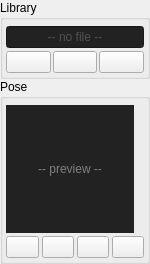
    <widget class="QWidget" name="menu" native="true">
     <property name="sizePolicy">
      <sizepolicy hsizetype="Fixed" vsizetype="Preferred">
       <horstretch>0</horstretch>
       <verstretch>0</verstretch>
      </sizepolicy>
     </property>
     <property name="minimumSize">
      <size>
       <width>136</width>
       <height>0</height>
      </size>
     </property>
     <property name="maximumSize">
      <size>
       <width>150</width>
       <height>16777215</height>
      </size>
     </property>
     <layout class="QVBoxLayout" name="verticalLayout_2">
      <property name="spacing">
       <number>0</number>
      </property>
      <property name="leftMargin">
       <number>0</number>
      </property>
      <property name="topMargin">
       <number>0</number>
      </property>
      <property name="rightMargin">
       <number>0</number>
      </property>
      <property name="bottomMargin">
       <number>0</number>
      </property>
      <item>
       <widget class="QGroupBox" name="library_group">
        <property name="title">
         <string>Library</string>
        </property>
        <layout class="QVBoxLayout" name="verticalLayout_5">
         <property name="spacing">
          <number>3</number>
         </property>
         <property name="leftMargin">
          <number>3</number>
         </property>
         <property name="topMargin">
          <number>6</number>
         </property>
         <property name="rightMargin">
          <number>3</number>
         </property>
         <property name="bottomMargin">
          <number>3</number>
         </property>
         <item>
          <widget class="QLineEdit" name="name">
           <property name="focusPolicy">
            <enum>Qt::NoFocus</enum>
           </property>
           <property name="toolTip">
            <string>Pose Library Name</string>
           </property>
           <property name="styleSheet">
            <string notr="true">color: grey; background-color:#222;</string>
           </property>
           <property name="text">
            <string/>
           </property>
           <property name="alignment">
            <set>Qt::AlignCenter</set>
           </property>
           <property name="readOnly">
            <bool>true</bool>
           </property>
           <property name="placeholderText">
            <string>-- no file --</string>
           </property>
          </widget>
         </item>
         <item>
          <layout class="QHBoxLayout" name="horizontalLayout_8">
           <property name="spacing">
            <number>2</number>
           </property>
           <item>
            <widget class="QPushButton" name="library_load">
             <property name="minimumSize">
              <size>
               <width>0</width>
               <height>22</height>
              </size>
             </property>
             <property name="maximumSize">
              <size>
               <width>16777215</width>
               <height>22</height>
              </size>
             </property>
             <property name="focusPolicy">
              <enum>Qt::NoFocus</enum>
             </property>
             <property name="toolTip">
              <string>Load Pose Library</string>
             </property>
             <property name="text">
              <string/>
             </property>
             <property name="icon">
              <iconset>
               <normaloff>Images/Disabled/folder-outline.svg</normaloff>Images/Disabled/folder-outline.svg</iconset>
             </property>
             <property name="iconSize">
              <size>
               <width>14</width>
               <height>14</height>
              </size>
             </property>
            </widget>
           </item>
           <item>
            <widget class="QPushButton" name="library_save">
             <property name="minimumSize">
              <size>
               <width>0</width>
               <height>22</height>
              </size>
             </property>
             <property name="maximumSize">
              <size>
               <width>16777215</width>
               <height>22</height>
              </size>
             </property>
             <property name="focusPolicy">
              <enum>Qt::NoFocus</enum>
             </property>
             <property name="toolTip">
              <string>Save Pose Library</string>
             </property>
             <property name="text">
              <string/>
             </property>
             <property name="icon">
              <iconset>
               <normaloff>Images/Disabled/save-disk.svg</normaloff>Images/Disabled/save-disk.svg</iconset>
             </property>
             <property name="iconSize">
              <size>
               <width>14</width>
               <height>14</height>
              </size>
             </property>
            </widget>
           </item>
           <item>
            <widget class="QPushButton" name="library_new">
             <property name="minimumSize">
              <size>
               <width>0</width>
               <height>22</height>
              </size>
             </property>
             <property name="maximumSize">
              <size>
               <width>16777215</width>
               <height>22</height>
              </size>
             </property>
             <property name="focusPolicy">
              <enum>Qt::NoFocus</enum>
             </property>
             <property name="toolTip">
              <string>New Pose Library</string>
             </property>
             <property name="text">
              <string/>
             </property>
             <property name="icon">
              <iconset>
               <normaloff>Images/Disabled/folder-outline-add.svg</normaloff>Images/Disabled/folder-outline-add.svg</iconset>
             </property>
             <property name="iconSize">
              <size>
               <width>14</width>
               <height>14</height>
              </size>
             </property>
            </widget>
           </item>
          </layout>
         </item>
        </layout>
       </widget>
      </item>
      <item>
       <widget class="QGroupBox" name="pose_group">
        <property name="title">
         <string>Pose</string>
        </property>
        <layout class="QVBoxLayout" name="verticalLayout_3">
         <property name="spacing">
          <number>3</number>
         </property>
         <property name="leftMargin">
          <number>3</number>
         </property>
         <property name="topMargin">
          <number>6</number>
         </property>
         <property name="rightMargin">
          <number>3</number>
         </property>
         <property name="bottomMargin">
          <number>3</number>
         </property>
         <item>
          <widget class="QWidget" name="preview_container" native="true">
           <property name="sizePolicy">
            <sizepolicy hsizetype="Fixed" vsizetype="Fixed">
             <horstretch>0</horstretch>
             <verstretch>0</verstretch>
            </sizepolicy>
           </property>
           <property name="minimumSize">
            <size>
             <width>128</width>
             <height>128</height>
            </size>
           </property>
           <property name="maximumSize">
            <size>
             <width>128</width>
             <height>128</height>
            </size>
           </property>
           <layout class="QVBoxLayout" name="verticalLayout_4">
            <property name="spacing">
             <number>0</number>
            </property>
            <property name="leftMargin">
             <number>0</number>
            </property>
            <property name="topMargin">
             <number>0</number>
            </property>
            <property name="rightMargin">
             <number>0</number>
            </property>
            <property name="bottomMargin">
             <number>0</number>
            </property>
            <item>
             <widget class="QLabel" name="preview">
              <property name="sizePolicy">
               <sizepolicy hsizetype="Fixed" vsizetype="Fixed">
                <horstretch>0</horstretch>
                <verstretch>0</verstretch>
               </sizepolicy>
              </property>
              <property name="minimumSize">
               <size>
                <width>128</width>
                <height>128</height>
               </size>
              </property>
              <property name="maximumSize">
               <size>
                <width>128</width>
                <height>128</height>
               </size>
              </property>
              <property name="styleSheet">
               <string notr="true">color:grey; background-color:#222;</string>
              </property>
              <property name="text">
               <string>-- preview --</string>
              </property>
              <property name="scaledContents">
               <bool>true</bool>
              </property>
              <property name="alignment">
               <set>Qt::AlignCenter</set>
              </property>
             </widget>
            </item>
           </layout>
          </widget>
         </item>
         <item>
          <layout class="QHBoxLayout" name="horizontalLayout_6">
           <property name="spacing">
            <number>3</number>
           </property>
           <item>
            <widget class="QPushButton" name="mirror">
             <property name="minimumSize">
              <size>
               <width>0</width>
               <height>22</height>
              </size>
             </property>
             <property name="maximumSize">
              <size>
               <width>16777215</width>
               <height>22</height>
              </size>
             </property>
             <property name="focusPolicy">
              <enum>Qt::NoFocus</enum>
             </property>
             <property name="toolTip">
              <string>Mirror Pose</string>
             </property>
             <property name="text">
              <string/>
             </property>
             <property name="icon">
              <iconset>
               <normaloff>Images/Disabled/adjust.svg</normaloff>Images/Disabled/adjust.svg</iconset>
             </property>
             <property name="iconSize">
              <size>
               <width>14</width>
               <height>14</height>
              </size>
             </property>
            </widget>
           </item>
           <item>
            <widget class="QPushButton" name="mirror_right">
             <property name="minimumSize">
              <size>
               <width>0</width>
               <height>22</height>
              </size>
             </property>
             <property name="maximumSize">
              <size>
               <width>16777215</width>
               <height>22</height>
              </size>
             </property>
             <property name="focusPolicy">
              <enum>Qt::NoFocus</enum>
             </property>
             <property name="toolTip">
              <string>Mirror Right</string>
             </property>
             <property name="text">
              <string/>
             </property>
             <property name="icon">
              <iconset>
               <normaloff>Images/Disabled/step-backward.svg</normaloff>Images/Disabled/step-backward.svg</iconset>
             </property>
             <property name="iconSize">
              <size>
               <width>20</width>
               <height>20</height>
              </size>
             </property>
            </widget>
           </item>
           <item>
            <widget class="QPushButton" name="mirror_left">
             <property name="minimumSize">
              <size>
               <width>0</width>
               <height>22</height>
              </size>
             </property>
             <property name="maximumSize">
              <size>
               <width>16777215</width>
               <height>22</height>
              </size>
             </property>
             <property name="focusPolicy">
              <enum>Qt::NoFocus</enum>
             </property>
             <property name="toolTip">
              <string>Mirror Left</string>
             </property>
             <property name="text">
              <string/>
             </property>
             <property name="icon">
              <iconset>
               <normaloff>Images/Disabled/step-forward.svg</normaloff>Images/Disabled/step-forward.svg</iconset>
             </property>
             <property name="iconSize">
              <size>
               <width>20</width>
               <height>20</height>
              </size>
             </property>
            </widget>
           </item>
           <item>
            <widget class="QPushButton" name="add">
             <property name="minimumSize">
              <size>
               <width>0</width>
               <height>22</height>
              </size>
             </property>
             <property name="maximumSize">
              <size>
               <width>16777215</width>
               <height>22</height>
              </size>
             </property>
             <property name="focusPolicy">
              <enum>Qt::NoFocus</enum>
             </property>
             <property name="toolTip">
              <string>Add Pose</string>
             </property>
             <property name="text">
              <string/>
             </property>
             <property name="icon">
              <iconset>
               <normaloff>Images/Disabled/add-solid.svg</normaloff>Images/Disabled/add-solid.svg</iconset>
             </property>
             <property name="iconSize">
              <size>
               <width>14</width>
               <height>14</height>
              </size>
             </property>
            </widget>
           </item>
          </layout>
         </item>
        </layout>
       </widget>
      </item>
     </layout>
    </widget>
